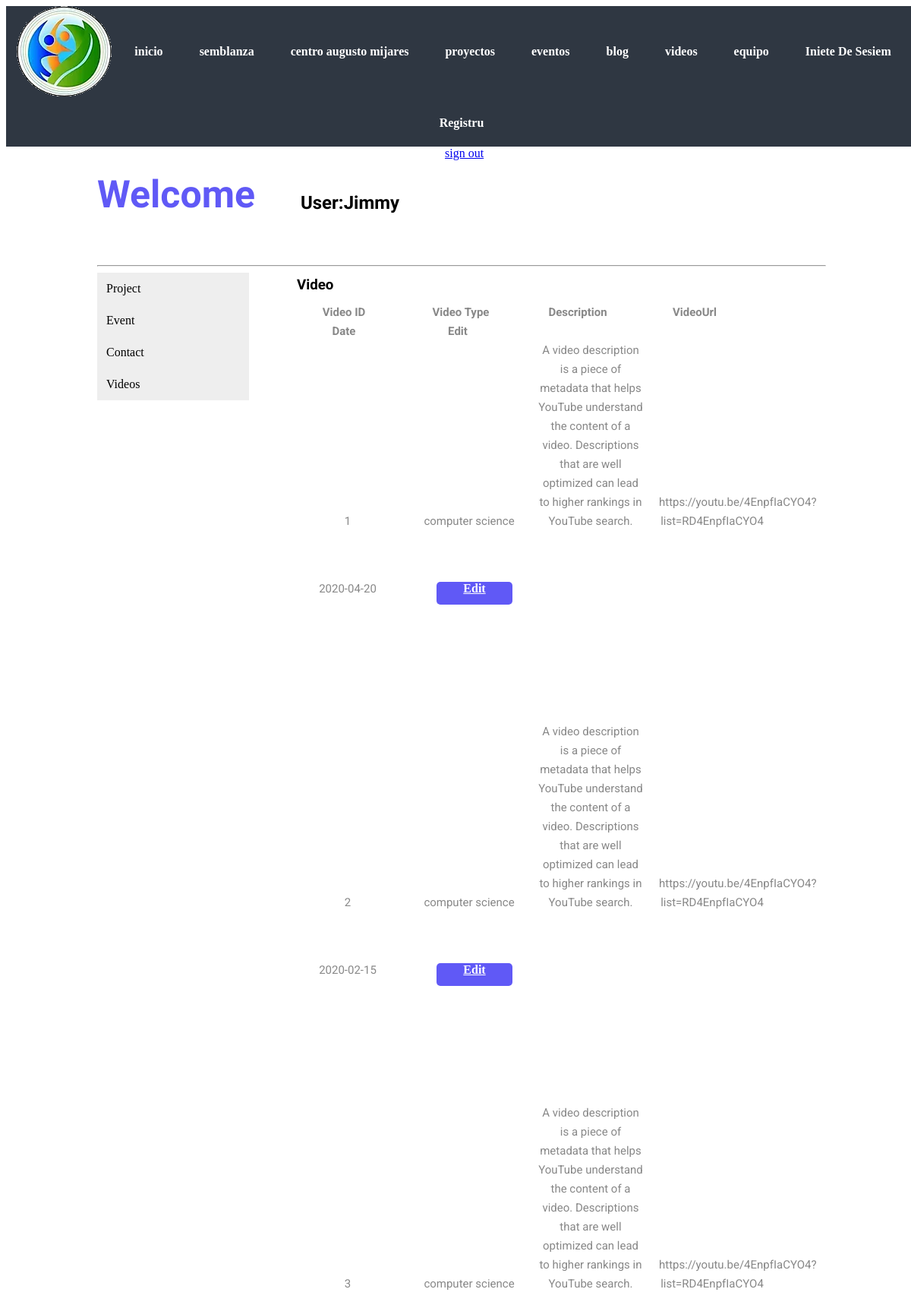
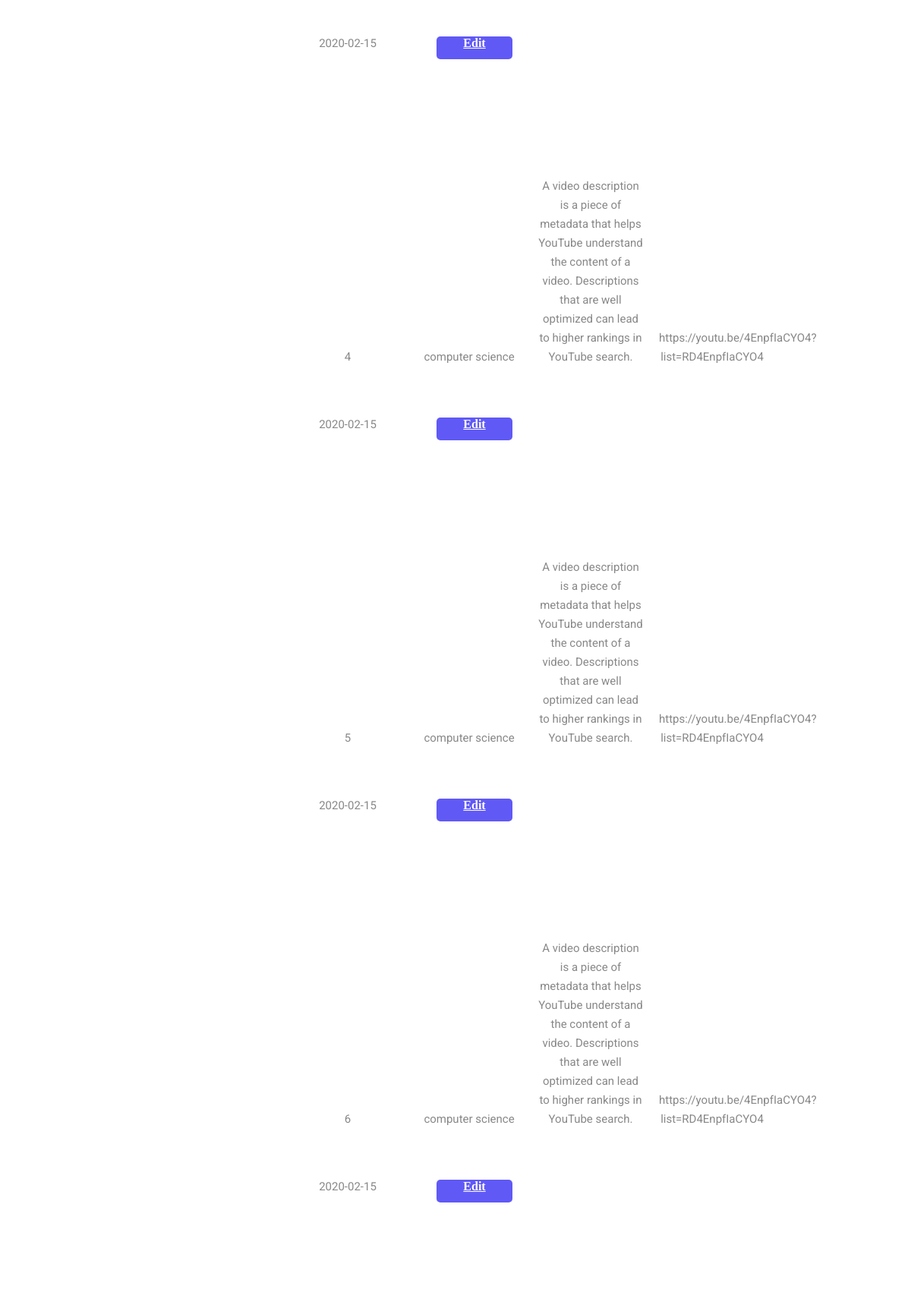
Screenshot of /video.php (signed in, upper part) with the database file from the repository (2 pictures, top to bottom).
### tables this page shows
CREATE TABLE `video` (
  `VideoID` int(10) NOT NULL,
  `UserID` int(10) NOT NULL,
  `VideoType` text NOT NULL,
  `Description` text NOT NULL,
  `VideoUrl` text NOT NULL,
  `Date` date NOT NULL
);

### video.php (the view, shortened to what this page needs)
<!DOCTYPE html>
<head>
    <link rel="stylesheet" type="text/css" href="style/mijares.css">
</head>
<body>
<?php
include 'dbConn.php';
if(empty($_SESSION["name"])){?>
    <script>
        alert("Please login first!!!");
        setTimeout(function(){window.location ='index.html';}, 500);
    </script>
    <?php
}
else{
?>
    <div class="nav-container">
        <img src="image/logo.png">
        <a href="index.html">inicio</a>
        <a href="semblanza.html">semblanza</a>
        <a href="centro augusto mijares.html" >centro augusto mijares</a>
        <a href="proyectos.html">proyectos</a>
        <a href="eventos.html">eventos</a>
         <a href="http://jxp8516.uta.cloud/wordpress/">blog</a>
        <a href="videos.html">videos</a>
        <a href="equipo.php">equipo</a>
        <a onclick="openLoginPopupWindow()">Iniete De Sesiem</a>
        <a onclick="openRegisterWindow()">Registru</a>
    </div>
    <div id="wrapper" class="User">
    <div class="titleRow">
        <h1>Welcome</h1>
        <h2 id="username">User:<?php echo $_SESSION["name"] ?></h2>
        <a href="signout.php">sign out</a>
    </div>
    <hr>
    <div class="vertical-menu">
        <a href="project.php" id="project" >Project</a>
        <a href="event.php" id="event" >Event</a>
        <a href="contacts.php" id="contact" >Contact</a>
        <a href="video.php" id="video" >Videos</a>
    </div>
    <div class="table_container">
        <h3 id="clickedName">Video</h3>
        <div>
            <div class="displayTag">
                <p><b>Video ID</p>
                <p><b>Video Type</p>
                <p><b>Description</p>
                <p><b>VideoUrl</p>
                <p><b>Date</p><p><b>Edit</p>
            </div>
            <?php
                $sql="Select * from video where UserID='".$_SESSION["id"]."'";
                $result=$conn->query($sql);
                while($row=$result->fetch_assoc()){
                    echo "<div class='displayTag1'>";
                    echo "<p id='videoid' hidden>" .$row["VideoID"]. "</p>" ;
                    echo "<p id='vt".$row["VideoID"]."'>" .$row["VideoType"]. "</p>";
                    echo "<p id='vd".$row["VideoID"]."'>" .$row["Description"]. "</p>";
                    echo "<p id='vu".$row["VideoID"]."'>" .$row["VideoUrl"]. "</p>";
                    echo "<p id='date".$row["VideoID"]."'>" .$row["Date"]. "</p>";
                    echo "<div class='box'>";
                    echo "<a  class='button' href='#popup1' onclick='btnEdit(".$row['VideoID'].")'> Edit </a>";
                    echo "</div>";
                    echo "</div>";
                }
            ?>
        </div>
    </div>
</div>
            <?php } ?>
</body>
    </html>

### style/mijares.css (style rules this page uses)
#wrapper { width: 80%; margin: 0 auto; }
p { font-family: Roboto, serif; font-size: 15px; font-weight: 400; line-height: 1.667; width: 70ch; color: #888888; }
h1 { color: #6059f6; font-family: Rajdhani, serif; font-weight: bold; }
h2 { font-family: Rajdhani, serif; font-weight: 900; }
h3 { font-family: Rajdhani, serif; font-weight: 900; }
.nav-container { color: white; text-align: center; background-color: #2f3742; }
.nav-container img { display: inline-block; vertical-align: middle; }
.nav-container a { text-decoration:none; display: inline-block; margin: 2px; text-align: center; font-weight: bold ; padding: 20px; }
.nav-container a:link { color: white; }
body { width: 100%; height: 100%; }
.vertical-menu { width: 200px; float: left; }
.vertical-menu a { background-color: #eee; color: black; display: block; padding: 12px; text-decoration: none; }
.User .titleRow { display: flex; }
.User .titleRow h1 { font-size: 50px; }
.User .titleRow h2 { margin: 60px ; }
.User .table_container { margin-left:250px ; }
.User .table_container h3 { margin: 13px; }
.User { height: 100%; }
.User .displayTag { display: block; }
.User .displayTag p { display: inline-block; padding-left:5px; padding-right: 5px; width:140px; text-align:center; margin: 0px; }
.User .displayTag1 { display: block; }
.User .displayTag1 p { display: inline-block; padding-left: 10px; padding-right: 10px; width:140px; text-align:center; margin: 0px; }
.User .displayTag1 div { display:inline-block; }
.User .displayTag1 a { display: inline-block; text-align: center; background-color: #6059f6; color: white; border-radius: 5px; width: 100px; height: 30px; margin-bottom: 100px; margin-top: 30px; }
.box { margin: 0 auto; background: rgba(255,255,255,0.2); padding: 35px; border: 2px solid #fff; border-radius: 20px/50px; background-clip: padding-box; text-align: center; }

### rows the page displays
video: VideoID "1", VideoType "computer science", Description "A video description is a piece of metadata that helps YouTube understand the content of a video. Descriptions that are well optimized can lead to higher rankings in YouTube search.", VideoUrl "https://youtu.be/4EnpfIaCYO4?list=RD4EnpfIaCYO4", Date "2020-04-20"
video: VideoID "2", VideoType "computer science", Description "A video description is a piece of metadata that helps YouTube understand the content of a video. Descriptions that are well optimized can lead to higher rankings in YouTube search.", VideoUrl "https://youtu.be/4EnpfIaCYO4?list=RD4EnpfIaCYO4", Date "2020-02-15"
video: VideoID "3", VideoType "computer science", Description "A video description is a piece of metadata that helps YouTube understand the content of a video. Descriptions that are well optimized can lead to higher rankings in YouTube search.", VideoUrl "https://youtu.be/4EnpfIaCYO4?list=RD4EnpfIaCYO4", Date "2020-02-15"
video: VideoID "4", VideoType "computer science", Description "A video description is a piece of metadata that helps YouTube understand the content of a video. Descriptions that are well optimized can lead to higher rankings in YouTube search.", VideoUrl "https://youtu.be/4EnpfIaCYO4?list=RD4EnpfIaCYO4", Date "2020-02-15"
video: VideoID "5", VideoType "computer science", Description "A video description is a piece of metadata that helps YouTube understand the content of a video. Descriptions that are well optimized can lead to higher rankings in YouTube search.", VideoUrl "https://youtu.be/4EnpfIaCYO4?list=RD4EnpfIaCYO4", Date "2020-02-15"
video: VideoID "6", VideoType "computer science", Description "A video description is a piece of metadata that helps YouTube understand the content of a video. Descriptions that are well optimized can lead to higher rankings in YouTube search.", VideoUrl "https://youtu.be/4EnpfIaCYO4?list=RD4EnpfIaCYO4", Date "2020-02-15"

### other values shown
$_SESSION["name"] "Jimmy"
